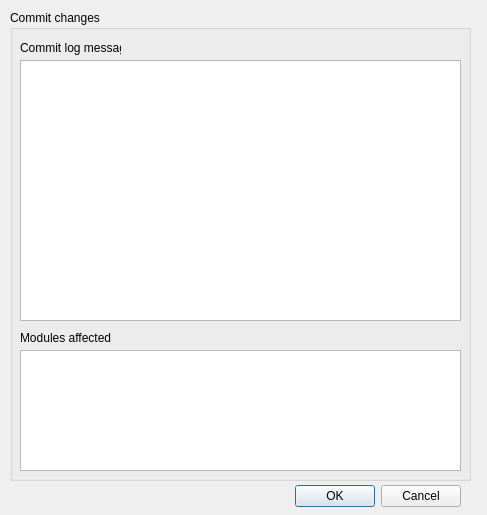
<?xml version="1.0" encoding="UTF-8"?>
<ui version="4.0">
 <class>commitDialog</class>
 <widget class="QDialog" name="commitDialog">
  <property name="geometry">
   <rect>
    <x>0</x>
    <y>0</y>
    <width>487</width>
    <height>515</height>
   </rect>
  </property>
  <property name="windowTitle">
   <string>IDA-SYNƎЯGY - Commit</string>
  </property>
  <widget class="QDialogButtonBox" name="buttonBox">
   <property name="geometry">
    <rect>
     <x>120</x>
     <y>480</y>
     <width>341</width>
     <height>32</height>
    </rect>
   </property>
   <property name="orientation">
    <enum>Qt::Horizontal</enum>
   </property>
   <property name="standardButtons">
    <set>QDialogButtonBox::Cancel|QDialogButtonBox::Ok</set>
   </property>
  </widget>
  <widget class="QGroupBox" name="groupBox">
   <property name="modal" stdset="0">
    <bool>false</bool>
   </property>
   <property name="geometry">
    <rect>
     <x>10</x>
     <y>10</y>
     <width>461</width>
     <height>471</height>
    </rect>
   </property>
   <property name="title">
    <string>Commit changes</string>
   </property>
   <widget class="QPlainTextEdit" name="commitMessage">
    <property name="geometry">
     <rect>
      <x>10</x>
      <y>50</y>
      <width>441</width>
      <height>261</height>
     </rect>
    </property>
    <property name="locale">
     <locale language="English" country="UnitedStates"/>
    </property>
   </widget>
   <widget class="QLabel" name="label">
    <property name="geometry">
     <rect>
      <x>10</x>
      <y>320</y>
      <width>101</width>
      <height>16</height>
     </rect>
    </property>
    <property name="text">
     <string>Modules affected</string>
    </property>
   </widget>
   <widget class="QLabel" name="label_2">
    <property name="geometry">
     <rect>
      <x>10</x>
      <y>30</y>
      <width>101</width>
      <height>16</height>
     </rect>
    </property>
    <property name="text">
     <string>Commit log message</string>
    </property>
   </widget>
   <widget class="QListWidget" name="listFiles">
    <property name="geometry">
     <rect>
      <x>10</x>
      <y>340</y>
      <width>441</width>
      <height>121</height>
     </rect>
    </property>
   </widget>
   <widget class="QLabel" name="label_5">
    <property name="geometry">
     <rect>
      <x>310</x>
      <y>10</y>
      <width>141</width>
      <height>41</height>
     </rect>
    </property>
    <property name="text">
     <string/>
    </property>
    <property name="pixmap">
     <pixmap>cubica.png</pixmap>
    </property>
   </widget>
  </widget>
 </widget>
 <resources/>
 <connections>
  <connection>
   <sender>buttonBox</sender>
   <signal>accepted()</signal>
   <receiver>commitDialog</receiver>
   <slot>accept()</slot>
   <hints>
    <hint type="sourcelabel">
     <x>248</x>
     <y>254</y>
    </hint>
    <hint type="destinationlabel">
     <x>157</x>
     <y>274</y>
    </hint>
   </hints>
  </connection>
  <connection>
   <sender>buttonBox</sender>
   <signal>rejected()</signal>
   <receiver>commitDialog</receiver>
   <slot>reject()</slot>
   <hints>
    <hint type="sourcelabel">
     <x>316</x>
     <y>260</y>
    </hint>
    <hint type="destinationlabel">
     <x>286</x>
     <y>274</y>
    </hint>
   </hints>
  </connection>
 </connections>
</ui>
